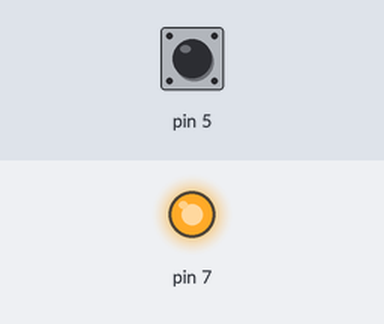
Recording of a program running on a simulated Raspberry Pi (header pin numbers). On the bench: output pins drawn as LEDs (lit = HIGH). Inputs (shaded band) come from the test bench; at power-on: pin 5 HIGH.

Above: at 0.1 s.
Timing chart, 0 to 1.6 s (numbered marks = the images above):
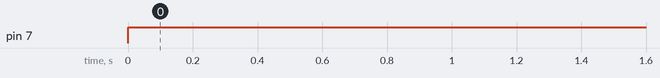

The program:

listen-for-shutdown.py
```python
#!/usr/bin/env python

import RPi.GPIO as GPIO
import subprocess

GPIO.setmode(GPIO.BOARD)

GPIO.setup(7, GPIO.OUT)
GPIO.output(7,1)

GPIO.setup(5, GPIO.IN, pull_up_down=GPIO.PUD_UP)
GPIO.wait_for_edge(5, GPIO.FALLING)

subprocess.call(['shutdown', '-h', 'now'], shell=False)
```

Measured:
- by itself, pin 7: LOW → HIGH at 0.00 s
